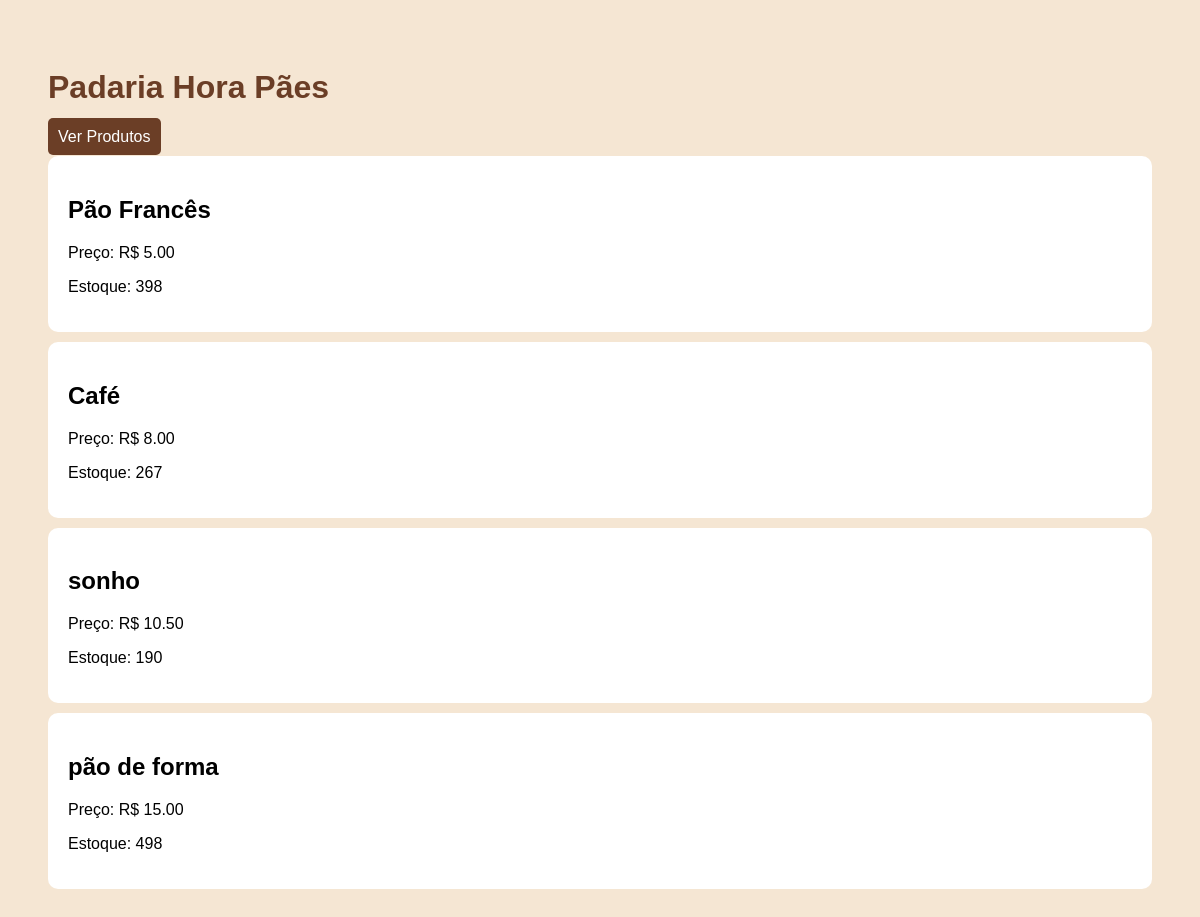
/lista/ (signed in), run on the app's committed database.
### core/models.py (models this page shows, shortened)
class Produto(models.Model):
    nome = models.CharField(max_length=100)
    categoria = models.ForeignKey(Categoria, on_delete=models.CASCADE)
    preco = models.DecimalField(max_digits=8, decimal_places=2)
    quantidade_estoque = models.IntegerField(default=0)
    descricao = models.TextField()

### core/views.py (the view)
# urls.py: path('lista/', ListaProdutosView.as_view(), name='lista_produtos'),
class ListaProdutosView(LoginRequiredMixin, ListView):
    model = Produto
    template_name = 'lista_produtos.html'
    context_object_name = 'produtos'

### templates/lista_produtos.html (shortened to what this page needs)
<!DOCTYPE html>
<html>
<head>
</head>
<body>
<h1>Padaria Hora Pães</h1>
<a href="/produtos/">Ver Produtos</a>
{% for produto in produtos %}
<div class="card">
    <h2>{{ produto.nome }}</h2>
    <p>Preço: R$ {{ produto.preco }}</p>
    <p>Estoque: {{ produto.quantidade_estoque }}</p>
</div>
{% endfor %}
</body>
</html>

### templates/lista_produtos.html (style rules this page uses)
body { font-family: Arial; background:#f5e6d3; padding:40px; }
h1 { color:#6b3e26; }
.card { background:white; padding:20px; margin:10px 0; border-radius:10px; }
a { background:#6b3e26; color:white; padding:10px; text-decoration:none; border-radius:5px; }

### data on the page
Produto: nome "Pão Francês", preco "5.00", quantidade_estoque "398"
Produto: nome "Café", preco "8.00", quantidade_estoque "267"
Produto: nome "sonho", preco "10.50", quantidade_estoque "190"
Produto: nome "pão de forma", preco "15.00", quantidade_estoque "498"
